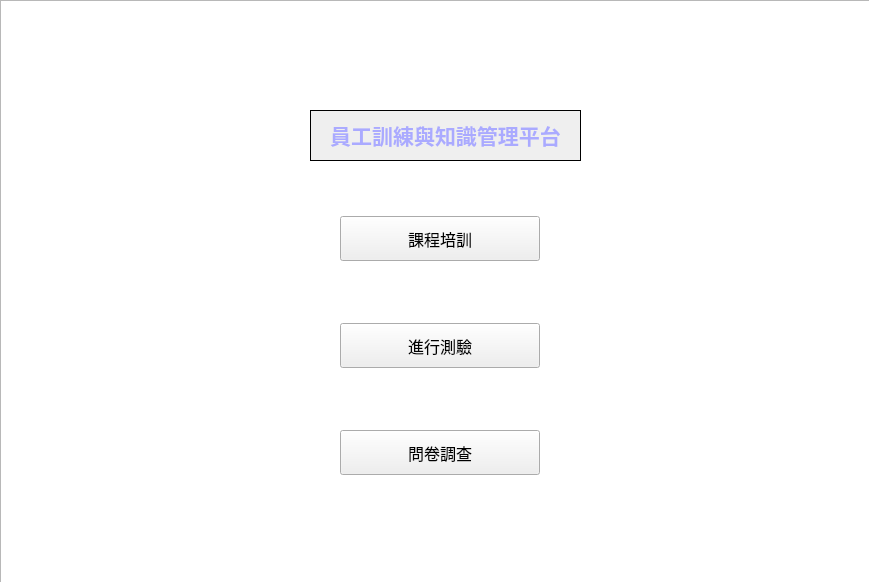
<?xml version="1.0" encoding="UTF-8"?>
<ui version="4.0">
 <class>Form</class>
 <widget class="QWidget" name="Form">
  <property name="geometry">
   <rect>
    <x>0</x>
    <y>0</y>
    <width>869</width>
    <height>582</height>
   </rect>
  </property>
  <property name="font">
   <font>
    <pointsize>6</pointsize>
    <weight>75</weight>
    <bold>true</bold>
   </font>
  </property>
  <property name="windowTitle">
   <string>ETKMP</string>
  </property>
  <widget class="QListView" name="listView">
   <property name="geometry">
    <rect>
     <x>0</x>
     <y>0</y>
     <width>871</width>
     <height>591</height>
    </rect>
   </property>
   <property name="styleSheet">
    <string notr="true">border-image: url(:/Itsuki_4.jpg);</string>
   </property>
  </widget>
  <widget class="QWidget" name="verticalLayoutWidget">
   <property name="geometry">
    <rect>
     <x>340</x>
     <y>160</y>
     <width>201</width>
     <height>371</height>
    </rect>
   </property>
   <layout class="QVBoxLayout" name="verticalLayout">
    <item>
     <widget class="QPushButton" name="courseButton">
      <property name="sizePolicy">
       <sizepolicy hsizetype="Minimum" vsizetype="Fixed">
        <horstretch>0</horstretch>
        <verstretch>0</verstretch>
       </sizepolicy>
      </property>
      <property name="maximumSize">
       <size>
        <width>200</width>
        <height>45</height>
       </size>
      </property>
      <property name="font">
       <font>
        <family>標楷體</family>
        <pointsize>12</pointsize>
        <weight>50</weight>
        <bold>false</bold>
       </font>
      </property>
      <property name="text">
       <string>課程培訓</string>
      </property>
     </widget>
    </item>
    <item>
     <widget class="QPushButton" name="testingButton">
      <property name="sizePolicy">
       <sizepolicy hsizetype="Minimum" vsizetype="Fixed">
        <horstretch>0</horstretch>
        <verstretch>0</verstretch>
       </sizepolicy>
      </property>
      <property name="maximumSize">
       <size>
        <width>200</width>
        <height>45</height>
       </size>
      </property>
      <property name="font">
       <font>
        <family>標楷體</family>
        <pointsize>12</pointsize>
        <weight>50</weight>
        <bold>false</bold>
       </font>
      </property>
      <property name="text">
       <string>進行測驗</string>
      </property>
     </widget>
    </item>
    <item>
     <widget class="QPushButton" name="questionButton">
      <property name="sizePolicy">
       <sizepolicy hsizetype="Minimum" vsizetype="Fixed">
        <horstretch>0</horstretch>
        <verstretch>0</verstretch>
       </sizepolicy>
      </property>
      <property name="maximumSize">
       <size>
        <width>200</width>
        <height>45</height>
       </size>
      </property>
      <property name="font">
       <font>
        <family>標楷體</family>
        <pointsize>12</pointsize>
        <weight>50</weight>
        <bold>false</bold>
       </font>
      </property>
      <property name="text">
       <string>問卷調查</string>
      </property>
     </widget>
    </item>
   </layout>
  </widget>
  <widget class="QLabel" name="label">
   <property name="geometry">
    <rect>
     <x>310</x>
     <y>110</y>
     <width>271</width>
     <height>51</height>
    </rect>
   </property>
   <property name="font">
    <font>
     <family>標楷體</family>
     <pointsize>12</pointsize>
     <weight>50</weight>
     <bold>false</bold>
    </font>
   </property>
   <property name="layoutDirection">
    <enum>Qt::LeftToRight</enum>
   </property>
   <property name="autoFillBackground">
    <bool>true</bool>
   </property>
   <property name="frameShape">
    <enum>QFrame::Panel</enum>
   </property>
   <property name="frameShadow">
    <enum>QFrame::Plain</enum>
   </property>
   <property name="text">
    <string>&lt;html&gt;&lt;head/&gt;&lt;body&gt;&lt;p align=&quot;center&quot;&gt;&lt;span style=&quot; font-size:16pt; font-weight:600; color:#aaaaff;&quot;&gt;員工訓練與知識管理平台&lt;/span&gt;&lt;/p&gt;&lt;/body&gt;&lt;/html&gt;</string>
   </property>
   <property name="textFormat">
    <enum>Qt::AutoText</enum>
   </property>
   <property name="scaledContents">
    <bool>false</bool>
   </property>
   <property name="alignment">
    <set>Qt::AlignCenter</set>
   </property>
   <property name="wordWrap">
    <bool>false</bool>
   </property>
  </widget>
 </widget>
 <resources>
  <include location="image.qrc"/>
 </resources>
 <connections/>
</ui>
